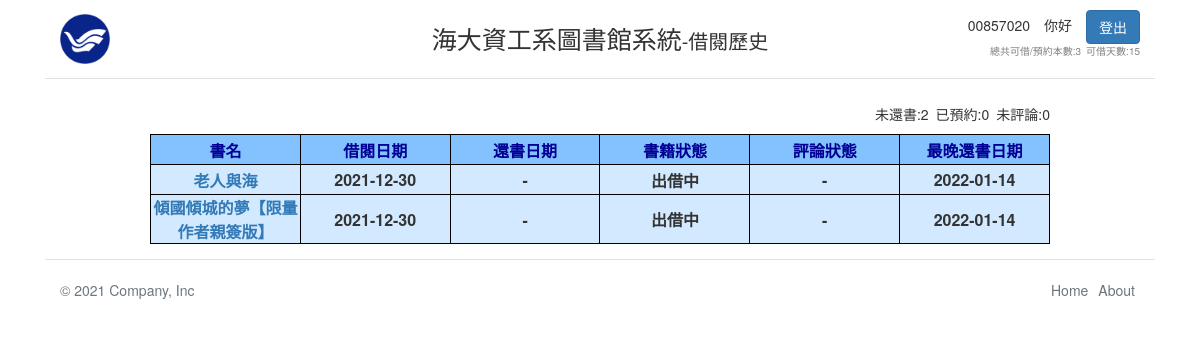
The app's page /main/php-book/borrow_history.php (signed in) with its own data.
### tables this page shows
CREATE TABLE `user_book_history` (
  `userID` varchar(100) NOT NULL,
  `numbering` int(100) NOT NULL,
  `book_unique_ID` varchar(100) NOT NULL,
  `start_rent_date` varchar(100) NOT NULL,
  `return_date` varchar(100) NOT NULL,
  `lasting_return_date` varchar(100) NOT NULL,
  `book_status` varchar(100) NOT NULL,
  `comment_status` varchar(100) NOT NULL,
  `ISBN` varchar(100) NOT NULL,
  `book_name` varchar(100) NOT NULL
);

### main/php-book/borrow_history.php (the view, shortened to what this page needs)
<?php
    $conn=require_once("config.php");
    $userID = $_SESSION["userID"];
    $get_book_history =  "SELECT * FROM user_book_history WHERE userID = '".$userID."'";
    $res = mysqli_query($conn,$get_book_history);
    $res_count = 0;
    if ($res) {
        if (mysqli_num_rows($res)>0) {
            while ($row = mysqli_fetch_assoc($res)) {
                $res_datas[] = $row;
                $res_count++;
            }
        }
    }
?>
<HTML>
<HEAD>
    <link href="https://cdn.jsdelivr.net/npm/bootstrap@5.1.3/dist/css/bootstrap.min.css" rel="stylesheet">
    <link rel="stylesheet" href="https://cdn.staticfile.org/twitter-bootstrap/3.3.7/css/bootstrap.min.css">
</HEAD>
<BODY>
    <div class="container">
        <header class="d-flex flex-wrap align-items-center justify-content-center justify-content-md-between py-3 mb-4 border-bottom">
            <a href="../index.php" class="d-flex align-items-center col-md-3 mb-2 mb-md-0 text-dark text-decoration-none">
                <img width="50px" height="50px" src="ntou_logo.png">
            </a>
            <span class="fs-1">海大資工系圖書館系統<span class="fs-2">-借閱歷史</span></span>
            <div class="col-md-3 text-end">
            <?php
            if(isset($_SESSION['username'])){
                echo $_SESSION['username'].'&emsp;你好&emsp;';
                echo '<a href="../php-member/logout.php"><button type="button" class="btn btn-primary">登出</button></a>';
            }else{
                echo' <a href="../php-member/login-2.htm"><button type="button" class="btn btn-outline-primary me-2">Login</button></a>
                <a href="../php-member/signup-2.htm"><button type="button" class="btn btn-primary">Sign-up</button></a>
            ';
            } ?>
                <p><font size="1" color="gray">總共可借/預約本數:<?php  echo $_SESSION["book_num"];?>&ensp;可借天數:<?php  echo $_SESSION["book_time"];?></font></p>
            </div>
        </header>
    </div>
    <?php
    echo "<div class='myblank' >
            <table border='1' RULES=ALL style='border-color:black;'>
            <div style='float: right '>
            未還書:".$_SESSION["unreturn"]."&ensp;已預約:".$_SESSION["reserve"]."&ensp;未評論:".$_SESSION["uncomment"]."
            </div>
            <p>&ensp;</p>
                <thead bgcolor='#84C1FF'>
                    <tr style='height:30px'>
                        <th style='width:150px;border:1px black solid; text-align:center;'><font color='#000093'>書名</font></th>
                        <th style='width:150px;border:1px black solid; text-align:center;'><font color='#000093'>借閱日期</font></th>
                        <th style='width:150px;border:1px black solid; text-align:center;'><font color='#000093'>還書日期</font></th>
                        <th style='width:150px;border:1px black solid; text-align:center;'><font color='#000093'>書籍狀態</font></th>
                        <th style='width:150px;border:1px black solid; text-align:center;'><font color='#000093'>評論狀態</font></th>
                        <th style='width:150px;border:1px black solid; text-align:center;'><font color='#000093'>最晚還書日期</font></th>
                    </tr>
                </thead>
                <tbody bgcolor='#D2E9FF'>";
    for($i=0;$i<$res_count;$i++){
                echo "<tr style='height:30px'>
                        <th style='width:150px;border:1px black solid; text-align:center;'><a href='book.php?search=".$res_datas[$i]['ISBN']."'>".$res_datas[$i]['book_name']."</a></th>
                        <th style='width:150px;border:1px black solid; text-align:center;'>".$res_datas[$i]['start_rent_date']."</th>
                        <th style='width:150px;border:1px black solid; text-align:center;'>".$res_datas[$i]['return_date']."</th>
                        <th style='width:150px;border:1px black solid; text-align:center;'> ".(($res_datas[$i]['book_status']=='已預約')?'<a target="" href="cancel_reserve_book.php?book='.$res_datas[$i]['ISBN'].'&num='.$res_datas[$i]['numbering'].'&userID='.$res_datas[$i]['userID'].'">已預約</a>':$res_datas[$i]['book_status'])."</th>
                        <th style='width:150px;border:1px black solid; text-align:center;'>".(($res_datas[$i]['comment_status']=='未評論')?'<a target="" href="../php-comment/makecomment.php?book='.$res_datas[$i]['ISBN'].'&num='.$res_datas[$i]['numbering'].'">未評論</a>':$res_datas[$i]['comment_status'])."</th>
                        <th style='width:150px;border:1px black solid; text-align:center;'>".$res_datas[$i]['lasting_return_date']."</th>
                    </tr>";
    }
    echo "      </tbody>
            </table>
        </div>";
    ?>
    <div class="container">
        <footer class="d-flex flex-wrap justify-content-between align-items-center py-3 my-4 border-top">
            <p class="col-md-4 mb-0 text-muted">&copy; 2021 Company, Inc</p>
            <ul class="nav col-md-4 justify-content-end">
                <li class="nav-item"><a href="../index.php" class="nav-link px-2 text-muted">Home</a></li>
                <li class="nav-item"><a href="#" class="nav-link px-2 text-muted">About</a></li>
            </ul>
        </footer>
    </div>
</BODY>
</HTML>

### main/php-book/borrow_history.php (style rules this page uses)
.myblank { margin: 0 auto; width: 900px; text-align: center; }

### records on screen
user_book_history: book_name "老人與海", start_rent_date "2021-12-30", return_date "-", book_status "出借中", comment_status "-", lasting_return_date "2022-01-14"
user_book_history: book_name "傾國傾城的夢【限量作者親簽版】", start_rent_date "2021-12-30", return_date "-", book_status "出借中", comment_status "-", lasting_return_date "2022-01-14"

### other values on screen
$_SESSION['username'] "00857020"
$_SESSION["book_num"] "3"
$_SESSION["book_time"] "15"
$_SESSION["unreturn"] "2"
$_SESSION["reserve"] "0"
$_SESSION["uncomment"] "0"
